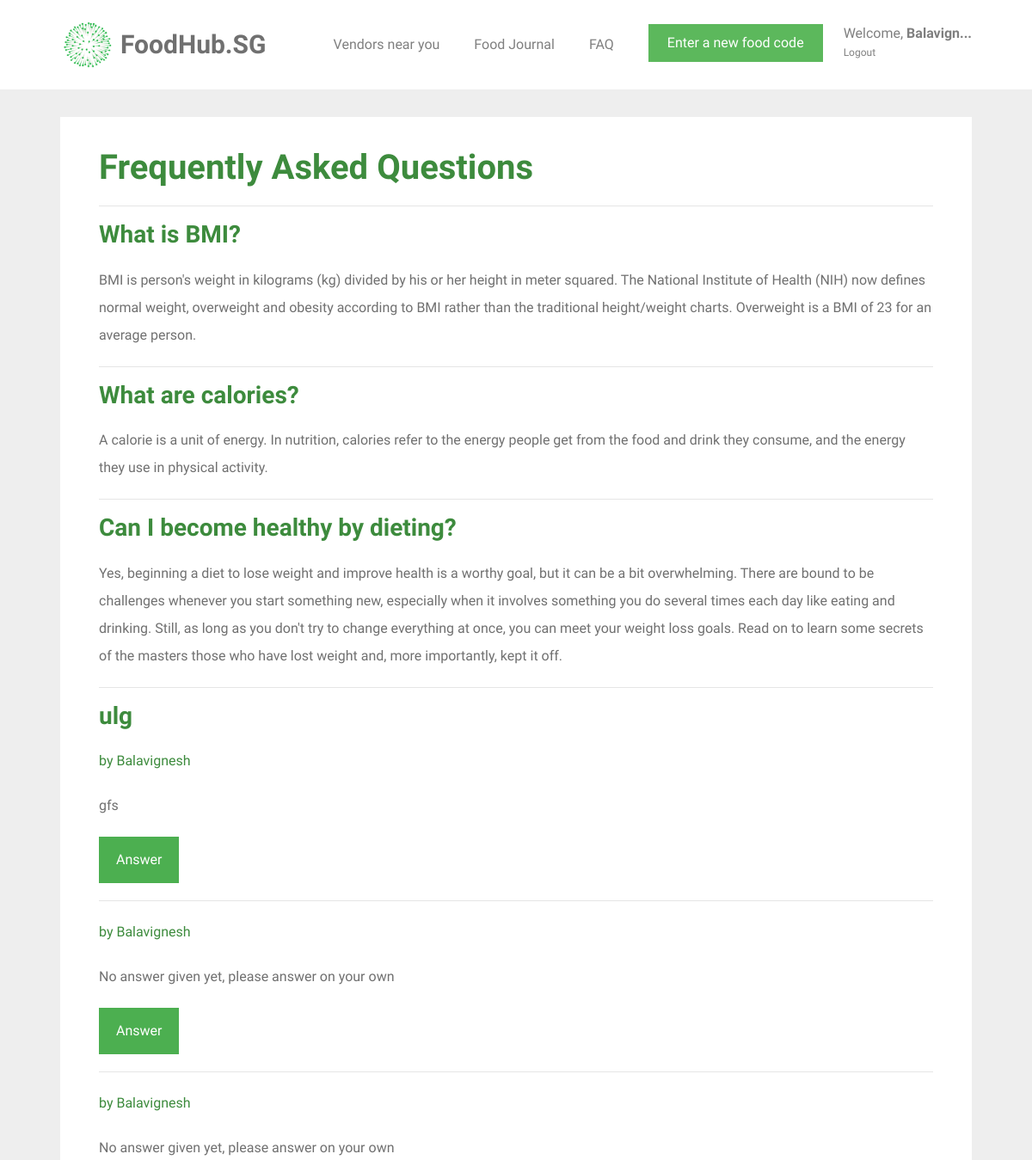
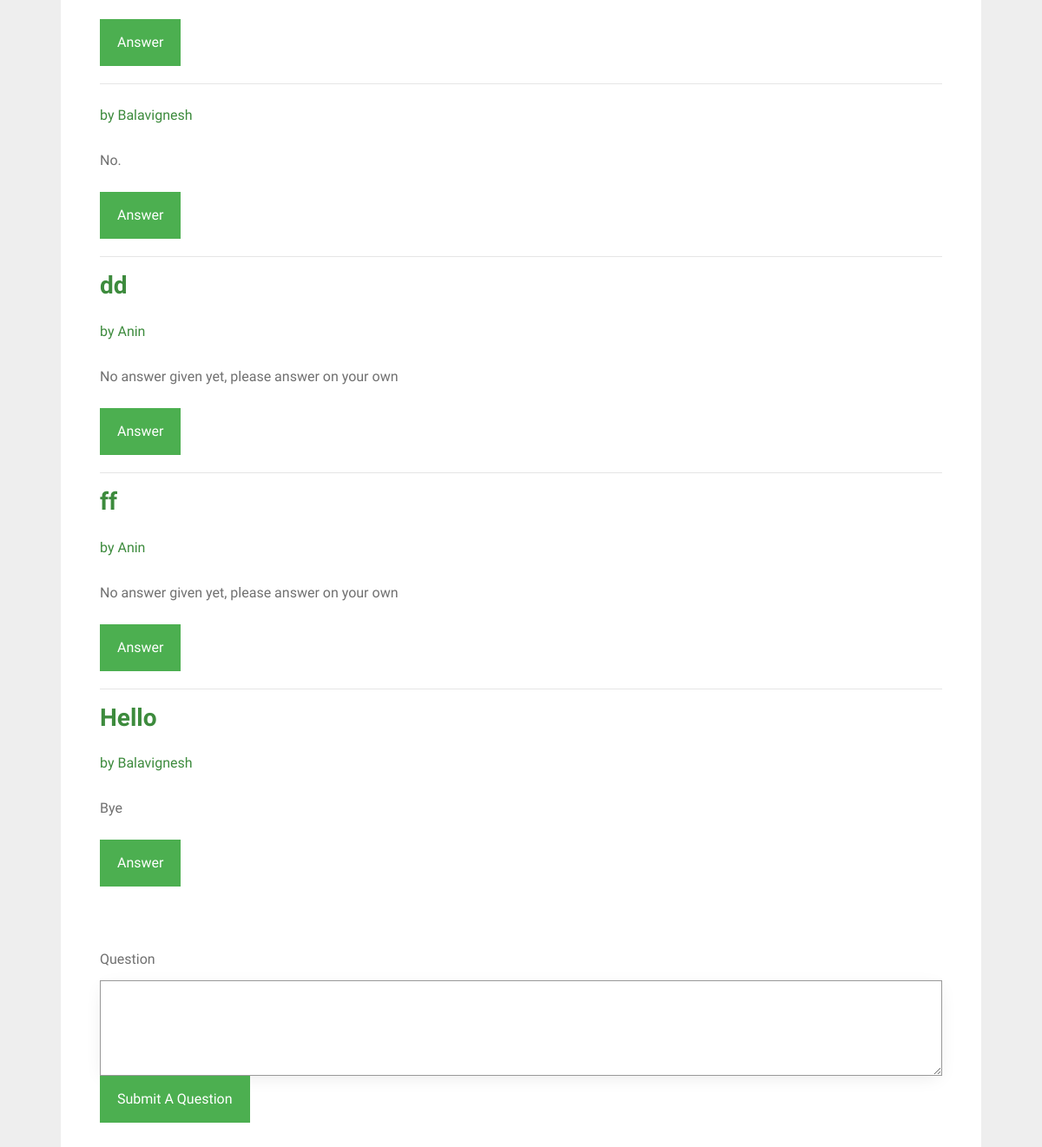
The app's page /faq (signed in) with its own data (2 pictures, top to bottom).
### tables this page shows
CREATE TABLE question_and_answer (
  id INTEGER PRIMARY KEY AUTOINCREMENT,
  question TEXT,
  answer TEXT,
  user TEXT
);

### foodhubsg/user.py (the view, shortened to what this page needs)
@bp.route('/faq', methods=('GET', 'POST'))
@login_required
def faq():
    db = get_db()
    user_status = db.execute('SELECT status FROM user WHERE Name = ?', [g.user['name']]).fetchone()
    queries = db.execute('SELECT id, question, answer,user FROM question_and_answer').fetchall()
    return render_template('user/faq.html', queries=queries, status=user_status)

### foodhubsg/auth.py (called while the page is built)
def login_required(view):
    @functools.wraps(view)
    def wrapped_view(**kwargs):
        if g.user is None:
            return redirect(url_for('auth.login'))
        if g.user["id"] == 0:
            return redirect(url_for('support.support'))
        return view(**kwargs)
    return wrapped_view

@bp.before_app_request
def load_logged_in_user():
    user_id = session.get('user_id')
    if user_id is None:
        g.user = None
    else:
        g.user = get_db().execute(
            'SELECT * FROM user WHERE id = ?', (user_id,)
        ).fetchone()

### foodhubsg/db.py (called while the page is built)
def get_db():
    if 'db' not in g:
        g.db = sqlite3.connect(
            current_app.config['DATABASE'],
            detect_types=sqlite3.PARSE_DECLTYPES
        )
        g.db.row_factory = sqlite3.Row
    return g.db

### foodhubsg/templates/user/faq.html (shortened to what this page needs)
{% extends 'base.html' %}
{% block content %}
<div id="colorlib-container">
    <div class="container">
        <div class="box1">
        <div class="row row-pb-md">
            <div class="col-md-12">
                <h1 class="font_color"><b>Frequently Asked Questions</b></h1>
                <hr>
                <h3><b class="font_color">What is BMI?</b></h3>
                <p>BMI is person's weight in kilograms (kg) divided by his or her height in meter squared. The National Institute of Health (NIH) now defines normal weight, overweight and obesity according to BMI rather than the traditional height/weight charts. Overweight is a BMI of 23 for an average person.</p>
                <hr>
                <h3><b class="font_color">What are calories?</b></h3>
                <p>A calorie is a unit of energy. In nutrition, calories refer to the energy people get from the food and drink they consume, and the energy they use in physical activity.</p>
                <hr>
                <h3><b class="font_color">Can I become healthy by dieting?</b></h3>
                <p>Yes, beginning a diet to lose weight and improve health is  a worthy goal, but it can be a bit overwhelming. There are bound to be challenges whenever you start something new, especially when it involves something you do several times each day like eating and drinking. Still, as long as you don't try to change everything at once, you can meet your weight loss goals. Read on to learn some secrets of the masters those who have lost weight and, more importantly, kept it off.</p>
                {% for query in queries %}
                    <form method="get" id="answer-link" action="{{ url_for('user.answer', id=query[0]) }}">
                    <hr>
                        <h3><b class="font_color"> {{ query[1] }}</b></h3>
                        <p><b class="font_color"> by {{ query[3] }}</b></p> <div></div>
                        <p><b> {{ query[2] }}</b></p>
                    <input type="submit" value="Answer" name="answer" class="btn btn-primary" style="background-color: #4CAF50; height: 54px;">
                    </form>
                {% endfor %}
            <br><br>
            {% if status[0] == 1 %}
                <h1 class="font_color"> You are not allowed to post questions. </h1>
            {% else %}
                <form method="post" action="" id="query-form">
                    <label for="query">Question</label>
                    <textarea id="query" name="query" form="query-form" class="form-control" rows="4" cols="50" required></textarea>
                    <input type="submit" id="submit-query" value="Submit A Question" onclick="enable()" name="action" class="btn btn-primary" style="background-color: #4CAF50; height: 54px;">
                </form>
            {% endif %}
        </div>
        </div>
    </div>
</div>
</div>
{% endblock %}

### foodhubsg/static/css/style.css (style rules this page uses)
.font_color { color: #3d8b3d; }
p { margin-bottom: 20px; }
h1, h2, h3, h4, h5, h6, figure { color: #707070; font-weight: 400; margin: 0 0 20px 0; }
#colorlib-container, #colorlib-instagram, #colorlib-about, #colorlib-contact, #colorlib-footer { padding: 2em 0; clear: both; }
.form-control { -webkit-box-shadow: none; -moz-box-shadow: none; -ms-box-shadow: none; -o-box-shadow: none; box-shadow: none; border: none; font-size: 16px !important; font-weight: 300; -webkit-border-radius: 0px; -moz-border-radius: 0px; -ms-border-radius: 0px; border-radius: 0px; }
.btn { margin-right: 4px; margin-bottom: 4px; font-size: 16px; font-weight: 400; -webkit-border-radius: 30px; -moz-border-radius: 30px; -ms-border-radius: 30px; border-radius: 30px; -webkit-transition: 0.5s; -o-transition: 0.5s; transition: 0.5s; padding: 8px 20px; }
.btn-primary { background: #F6490D; color: #fff; }
.form-control { -webkit-box-shadow: none; box-shadow: none; background: transparent; border: 1px solid rgba(0, 0, 0, 0.1); height: 54px; font-size: 18px; font-weight: 300; }
.row-pb-md { padding: 2em !important; }
.btn-primary { border-radius: 0; border-width: 0; }
.btn { border-radius: 0; }
.form-control { border-width: 0.2px; border-color: #999999; box-shadow: 0 5px 20px -5px rgba(0,0,0,0.1); }
.box1 { background: #ffffff; padding: 0.5em; margin-bottom: 3em; transition: box-shadow 0.5s; }
.row.row-pb-md { margin: -5px -10px 0 -10px; }
.container { padding-right: 2.5em; padding-left: 2.5em; }

### records on screen
question_and_answer: question "ulg", user "Balavignesh", answer "gfs"
question_and_answer: user "Balavignesh", answer "No answer given yet, please answer on your own"
question_and_answer: user "Balavignesh", answer "No answer given yet, please answer on your own"
question_and_answer: user "Balavignesh", answer "No."
question_and_answer: question "dd", user "Anin", answer "No answer given yet, please answer on your own"
question_and_answer: question "ff", user "Anin", answer "No answer given yet, please answer on your own"
question_and_answer: question "Hello", user "Balavignesh", answer "Bye"
